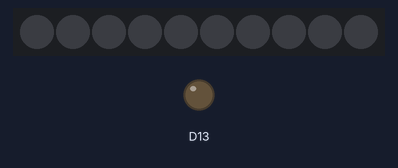
Recording of a sketch running on a simulated Adafruit Circuit Playground Express. On the bench: 10 RGB LEDs in strip order, left to right, output pins drawn as LEDs (lit = HIGH). Dim RGB values are drawn brighter than linear.

Above: at 0.1 s.
At 0.6 s:
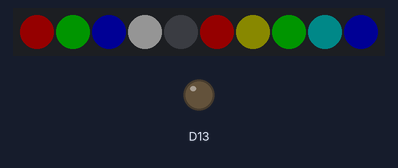

Measured:
- what the display in image 1 shows lasts 5.0 s, from 0.5 s to 5.5 s

The sketch:

1_Hello_NeoPixels.ino
```cpp
#include <Adafruit_CircuitPlayground.h>

void setup() {
  CircuitPlayground.begin();
}

void loop() {
  CircuitPlayground.clearPixels(); // this turns the LEDs off

  delay(500); // how long should the LEDs be off for?

// CircuitPlayground.setPixelColor(LED#, red, green, blue)
  CircuitPlayground.setPixelColor(0, 255,   0,   0);
  CircuitPlayground.setPixelColor(1,   0,   255,  0);
  CircuitPlayground.setPixelColor(2,   0,   0,   255);
  CircuitPlayground.setPixelColor(3,   255, 255, 255);
  CircuitPlayground.setPixelColor(4,   0,   0,  0);

  // this sets the color as a hexidecimal color
  CircuitPlayground.setPixelColor(5, 0xFF0000);
  CircuitPlayground.setPixelColor(6, 0x808000);
  CircuitPlayground.setPixelColor(7, 0x00FF00);
  CircuitPlayground.setPixelColor(8, 0x008080);
  CircuitPlayground.setPixelColor(9, 0x0000FF);

  delay(5000); // how long should the LEDs be on for?
}
```
